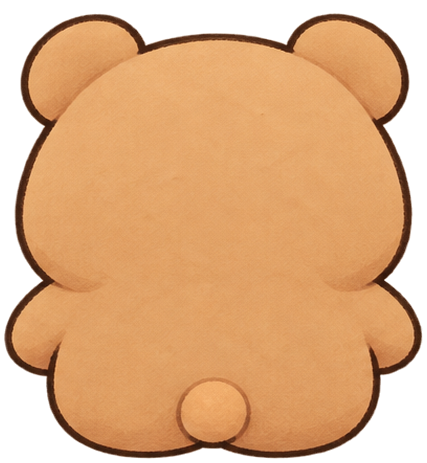
#> input picture extension/assets/bear/back-view.webp, 427 x 463 px; its folder holds only this picture in this run
$ python cut.py ../../extension/assets/bear/back-view.webp
#> lines starting #> are read from the running program, lines starting #| are printed output that depends on the picture; after the words box and inside, x2 and y2 are one past the last pixel; in counts of white or black regions, pixels touching at a corner belong together
#!/usr/bin/env python3
"""ポーズ集の1枚絵から、くまを1体ずつ切り抜いて extension/assets/bear/<id>.webp に書き出す。

    python3 -I tools/bear-sprites/cut.py docs/style/ref/pose-sheet.png [--sheet out.png]

- 箱(POSES)は 1536×1024 の絵で測った座標。絵の大きさが違えば比例で直す
- 地(生成りの紙)は、箱の縁から塗りつぶして消す。線で囲まれた内側(本のページなど)は残す
- 箱の中の小さな飾り(「!」・効果線・きらきら)は、一番大きい塊から離れていれば捨てる
- 1体ずつの高解像度の絵が来たら、ここの箱を外して丸ごと同じ処理に通せばよい
"""

import argparse
from pathlib import Path

import numpy as np
from PIL import Image
from scipy import ndimage

ROOT = Path(__file__).resolve().parents[2]
OUT = ROOT / 'extension' / 'assets' / 'bear'
REF = (1536, 1024)

# id: (x0, y0, x1, y1) か ((x0, y0, x1, y1), {'keep': 'all'} | {'matte': 'color'})。ポーズ集の見出しの名前を添える。
# keep='all' は離れた部品(電球・虹など)も残す。ふだんは一番大きい塊とそれに触れるものだけ
POSES = {
    # 基本の姿
    'front': (22, 92, 172, 228),  # 正面
    'back-view': (296, 96, 410, 228),  # 後ろ
    # 表情(顔だけ・下が平ら。画面の下の縁から顔を出すのに使う)
    'head': (470, 52, 558, 118),  # 通常
    'head-blink': (574, 52, 662, 118),  # まばたき
    'head-smile': (780, 52, 870, 118),  # すこし嬉しい
    'nyo': (1406, 60, 1502, 120),  # にょっ(画面の縁から耳と目だけ。激レアの予告)
    # 読書中のポーズ
    'read': (24, 282, 156, 398),  # 読む(正面)
    'read-side': (160, 282, 282, 398),  # 読む(横)
    'read-prone': (290, 282, 436, 398),  # うつぶせで読む
    'chin': (440, 282, 566, 398),  # 本に顎のせ
    'read-lying': (574, 282, 736, 398),  # ねそべって読む
    'focus': (740, 282, 866, 398),  # 集中中
    'turn-page': (874, 282, 990, 398),  # ページめくり
    'think-read': (994, 282, 1126, 398),  # 考えながら読む
    'sleep-book': (1132, 320, 1258, 390),  # 本の上で寝る
    'tower': (1272, 286, 1388, 390),  # 積読の上
    'turn': (1404, 282, 1504, 384),  # 振り向く
    # ちいさなリアクション
    'hyo': ((52, 494, 124, 552), {'matte': 'color'}),  # ひょっ(左の縁から)。壁の板は AI が落とすので色の距離で
    'ear': (140, 462, 238, 552),  # 耳ぴこ(左の縁から)
    'chira': (236, 484, 346, 552),  # ちらっ
    'idea': ((350, 450, 464, 556), {'keep': 'all'}),  # ひらめき(電球ごと)
    'hop': (484, 450, 586, 556),  # ぴょん
    'flat': (830, 450, 950, 556),  # べた
    'what': (1110, 450, 1220, 556),  # なにそれ?
    # フィーバー・読了時のアニメーション用ポーズ
    'wait': (30, 676, 136, 766),  # 待機
    'surprise': (146, 636, 262, 766),  # びっくり
    'jump': (276, 632, 400, 756),  # ジャンプ開始
    'launch': (404, 648, 522, 756),  # 射出
    'spin': (488, 612, 694, 774),  # 空中で回転(虹に乗る)
    'tumble': ((696, 636, 866, 776), {'matte': 'color'}),  # くるくる。周りのきらきらごと残すので色の距離で
    'fall': (1124, 664, 1206, 745),  # 落下
    'land': (1236, 676, 1376, 766),  # 着地
    'back': (1386, 662, 1514, 766),  # 元に戻る
    # 小物
    'mug': (30, 896, 104, 968),  # マグカップ
    'flag': (110, 846, 232, 1000),  # フラグ
    'stack': (194, 872, 290, 968),  # 積読
    'box': (504, 860, 612, 968),  # 箱に入る
    'nozoku': (622, 860, 706, 970),  # のぞく(左の縁から)
    # エフェクト素材
    'book': (1424, 936, 1494, 986),  # 開いた本(卒業したら本だけが残る)
    # 余白の飾り(読書中、めくるたびに一つずつ増えて、静かに置かれる)
    'fx-leaf': (1202, 963, 1228, 1001),  # 葉
    'fx-tulip': (1248, 898, 1280, 935),  # チューリップ
    'fx-flower': (1462, 851, 1499, 885),  # 花(桃色)
    'fx-orange': (1238, 978, 1263, 1000),  # 小さな花(橙)
    'fx-sprig': (1352, 948, 1379, 974),  # 草
    'fx-blossom': ((1289, 876, 1338, 908), {'keep': 'all'}),  # 小花ふたつ
    'fx-petals': ((1391, 851, 1454, 895), {'keep': 'all'}),  # 花びら
    'fx-star': (1260, 853, 1287, 886),  # 金の星(予告)
    'fx-sparkles': ((1201, 853, 1249, 899), {'keep': 'all'}),  # 金のきらきら(レア)
}

TOL = 30  # 地とみなす色の距離
EDGE = 110  # 縁の画素の不透明度: 地からの距離 / EDGE


def ai_alpha(rgb: np.ndarray) -> np.ndarray:
    """AI の切り抜き(rembg・isnet-anime)で、絵の不透明度 0〜1 を返す。色の距離より縁がきれいで、足元の影を拾わない。"""
    global _SESSION
    from rembg import new_session, remove

    if _SESSION is None:
        _SESSION = new_session('isnet-anime')
    out = remove(Image.fromarray(rgb.round().astype(np.uint8), 'RGB'), session=_SESSION)
    return np.asarray(out)[..., 3].astype(np.float32) / 255


_SESSION = None


def cut(sheet: np.ndarray, box, scale, keep_all=False, matte='ai'):
    x0, y0, x1, y1 = (round(v * s) for v, s in zip(box, scale * 2))
    k = max(1, round(scale[0]))  # 1536 幅の絵に対する倍率(4倍のシートなら 4)
    rgb = sheet[y0:y1, x0:x1, :3].astype(np.float32)
    border = np.concatenate([rgb[0], rgb[-1], rgb[:, 0], rgb[:, -1]])
    bg = np.median(border, axis=0)
    dist = np.sqrt(((rgb - bg) ** 2).sum(axis=2))

    # 箱の縁につながる「地の色」の領域だけが地(線で囲まれた内側は残す)
    near = dist < TOL
    lab, _ = ndimage.label(near)
    edge_labels = np.unique(np.concatenate([lab[0], lab[-1], lab[:, 0], lab[:, -1]]))
    ground = np.isin(lab, edge_labels[edge_labels > 0])
    fg = ~ground

    # 一番大きい塊と、それに触れる・十分大きい塊だけを残す(離れた飾りを捨てる)
    lab, n = ndimage.label(fg)
    if n == 0:
        raise SystemExit(f'empty crop {box}')
    sizes = ndimage.sum(fg, lab, range(1, n + 1))
    main = int(np.argmax(sizes)) + 1
    keep = lab == main
    near_main = ndimage.binary_dilation(keep, iterations=3 * k)
    for i, size in enumerate(sizes, start=1):
        if i == main:
            continue
        if keep_all and size >= sizes[main - 1] * 0.01:
            keep |= lab == i
        elif size >= sizes[main - 1] * 0.06 and (near_main & (lab == i)).any():
            keep |= lab == i
    keep = ndimage.binary_fill_holes(keep)

    # 縁は地との混ざり具合で半透明に。色は地を差し引いて戻す(生成りのふちを残さない)
    band = keep & ndimage.binary_dilation(~keep, iterations=2 * k)
    alpha = keep.astype(np.float32)
    alpha[band] = np.clip(dist[band] / EDGE, 0, 1)
    if matte == 'ai' and not keep_all:
        # 形は AI の切り抜きに任せ、色の距離で残した塊の近くだけに限る(隣のくま・文字を拾わない)。
        # 離れた飾り(keep='all')は AI が落とすので、そのポーズは色の距離のまま
        ai = ai_alpha(rgb) * ndimage.binary_dilation(keep, iterations=4 * k)
        if ai.max() >= 0.5:
            alpha = ai
            band = (alpha > 0) & (alpha < 1)
        else:
            print(f'  AI が絵を見つけられなかった {box}: 色の距離で切る')
    a = np.maximum(alpha, 1e-3)[..., None]
    color = np.where(band[..., None], np.clip(bg + (rgb - bg) / a, 0, 255), rgb)

    ys, xs = np.nonzero(alpha > 0.02)
    pad = 4 * k
    t, b = max(0, ys.min() - pad), min(alpha.shape[0], ys.max() + pad + 1)
    l, r = max(0, xs.min() - pad), min(alpha.shape[1], xs.max() + pad + 1)
    out = np.dstack([color[t:b, l:r], alpha[t:b, l:r] * 255]).round().astype(np.uint8)
    return Image.fromarray(out, 'RGBA')


def contact(images, path):
    """切り抜きの確認用: 濃い地と薄い地に並べる。"""
    cell = 180
    cols = 6
    rows = (len(images) + cols - 1) // cols
    sheet = Image.new('RGBA', (cols * cell, rows * cell * 2), (60, 70, 90, 255))
    light = Image.new('RGBA', (cols * cell, rows * cell), (246, 240, 230, 255))
    sheet.paste(light, (0, rows * cell))
    for i, (name, im) in enumerate(images):
        k = min((cell - 20) / im.width, (cell - 20) / im.height, 2)
        big = im.resize((round(im.width * k), round(im.height * k)), Image.LANCZOS)
        x = (i % cols) * cell + (cell - big.width) // 2
        y = (i // cols) * cell + (cell - big.height) // 2
        sheet.alpha_composite(big, (x, y))
        sheet.alpha_composite(big, (x, y + rows * cell))
    sheet.save(path)


def main():
    ap = argparse.ArgumentParser()
    ap.add_argument('src')
    ap.add_argument('--sheet', help='確認用の一覧画像の書き出し先')
    ap.add_argument('--only', nargs='*')
    ap.add_argument('--matte', choices=['ai', 'color'], default='ai', help='切り抜き: AI(rembg)か 色の距離')
    ap.add_argument('--scale', type=float, default=1.0, help='書き出す絵の倍率(4倍のシートなら 1 のままで 1体 400px ほど)')
    args = ap.parse_args()
    img = Image.open(args.src).convert('RGBA')
#> img is the input picture: PIL image 427x463 RGBA; mean R, G, B, A 170.2, 121, 76.7, 201.9
    sheet = np.asarray(img)
    scale = (img.width / REF[0], img.height / REF[1])
#> scale = (0.278, 0.452)
    OUT.mkdir(parents=True, exist_ok=True)
    done = []
    for name, spec in POSES.items():
        if args.only and name not in args.only:
            continue
        box, opts = spec if isinstance(spec[0], tuple) else (spec, {})
        im = cut(sheet, box, scale, keep_all=opts.get('keep') == 'all', matte=opts.get('matte', args.matte))
        if args.scale != 1:
            im = im.resize((round(im.width * args.scale), round(im.height * args.scale)), Image.LANCZOS)
        # 色がにじまないよう高品質で。exact で透明な所の色も残す(縁に地の色が戻らない)
        im.save(OUT / f'{name}.webp', 'WEBP', quality=95, method=6, exact=True)
        done.append((name, im))
        print(f'{name:12s} {im.width}x{im.height}')
#> this loop made 1 pass
#> pass 1, in cut, `rgb = sheet[y0:y1, x0:x1, :3].astype(np.float32)`:
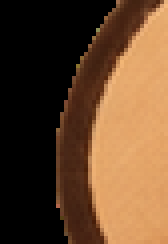
#> rgb: shape (61, 42, 3) float32 (shown 4 times larger); mean R, G, B 99.9, 69.4, 43.7
#> pass 1, in cut, `dist = np.sqrt(((rgb - bg) ** 2).sum(axis=2))`:
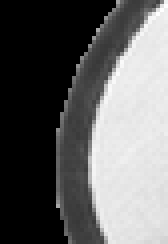
#> dist: shape (61, 42) float32 (shown 4 times larger); min 0, max 330.9, mean 129.5; drawn with min black and max white
#> pass 1, in cut, `near = dist < TOL`:
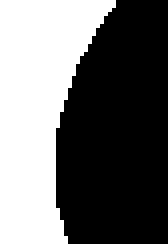
#> near: shape (61, 42) bool (shown 4 times larger); 42.2% white; 1 white region, box (x1, y1, x2, y2) and area: (0, 0, 29, 61) 1082
#> after the loop, done = []
    if args.sheet:
        contact(done, args.sheet)


if __name__ == '__main__':
    main()
#> (the call stopped at in ai_alpha, `_SESSION = new_session('isnet-anime')`: rembg is not available in this run)

$ run again, on extension/assets/story/balloons-2.webp
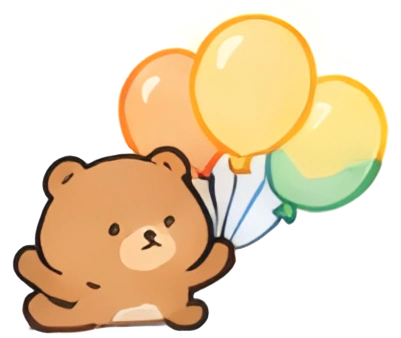
#> input picture extension/assets/story/balloons-2.webp, 401 x 338 px
#> in main, img is the input picture: PIL image 401x338 RGBA; mean R, G, B, A 186.7, 166, 115.9, 130.9
#> the loop in main, `for name, spec in POSES.items():` made 1 pass
#> pass 1, in cut, `rgb = sheet[y0:y1, x0:x1, :3].astype(np.float32)`:
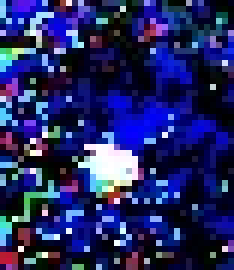
#> rgb: shape (45, 39, 3) float32 (shown 6 times larger); mean R, G, B 35, 39.7, 99.8
#> pass 1, in cut, `lab, _ = ndimage.label(near)`:
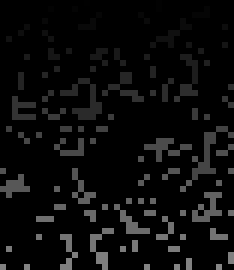
#> lab: shape (45, 39) int32 (shown 6 times larger); min 0, max 134, mean 11.6
#> after the loop in main, `for name, spec in POSES.items():`: done = []
